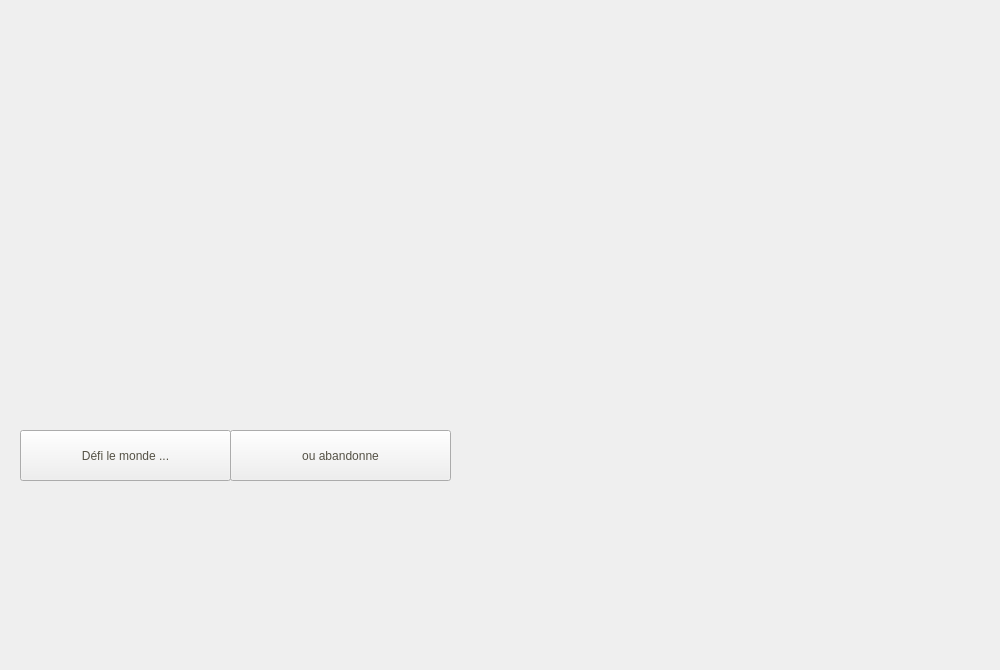
<?xml version="1.0" encoding="UTF-8"?>
<ui version="4.0">
 <class>View</class>
 <widget class="QMainWindow" name="View">
  <property name="geometry">
   <rect>
    <x>0</x>
    <y>0</y>
    <width>1000</width>
    <height>670</height>
   </rect>
  </property>
  <property name="windowTitle">
   <string>View</string>
  </property>
  <property name="styleSheet">
   <string notr="true">background-image: url(:/backgroundMain/back_5.jpg);</string>
  </property>
  <widget class="QWidget" name="centralWidget">
   <widget class="QPushButton" name="pushButtonPlay">
    <property name="geometry">
     <rect>
      <x>20</x>
      <y>430</y>
      <width>211</width>
      <height>51</height>
     </rect>
    </property>
    <property name="styleSheet">
     <string notr="true">font: 75 italic bold 12pt &quot;TeXGyreSchola&quot;;
color: rgb(85, 82, 70);
background-image: url(:/backgroundMain/back_6.jpg);</string>
    </property>
    <property name="text">
     <string>Défi le monde ...</string>
    </property>
   </widget>
   <widget class="QPushButton" name="pushButtonQuit">
    <property name="geometry">
     <rect>
      <x>230</x>
      <y>430</y>
      <width>221</width>
      <height>51</height>
     </rect>
    </property>
    <property name="styleSheet">
     <string notr="true">font: 75 italic bold 12pt &quot;TeXGyreSchola&quot;;
color: rgb(85, 82, 70);
background-image: url(:/backgroundMain/back_6.jpg);</string>
    </property>
    <property name="text">
     <string>ou abandonne</string>
    </property>
   </widget>
  </widget>
 </widget>
 <layoutdefault spacing="6" margin="11"/>
 <resources/>
 <connections/>
</ui>
